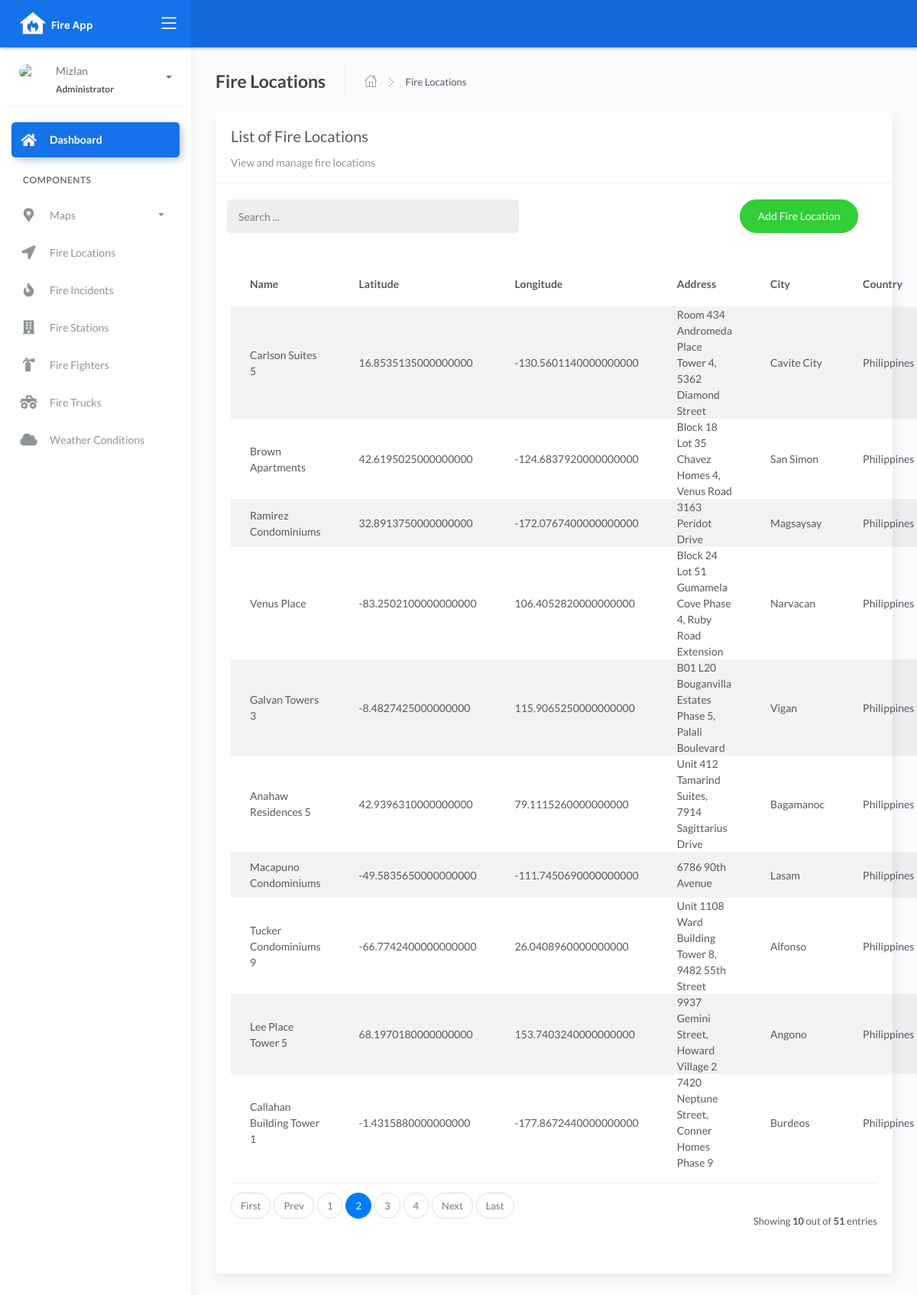
The app's page /locations_list?page=2 with its own data.
### fire/models.py (models this page shows, shortened)
class BaseModel(models.Model):
    created_at = models.DateTimeField(auto_now_add=True, db_index=True)
    updated_at = models.DateTimeField(auto_now=True)
    class Meta:
        abstract = True

class Locations(BaseModel):
    name = models.CharField(max_length=150)
    latitude = models.DecimalField(
        max_digits=22, decimal_places=16, null=True, blank=True)
    longitude = models.DecimalField(
        max_digits=22, decimal_places=16, null=True, blank=True)
    address = models.CharField(max_length=150)
    city = models.CharField(max_length=150)  # can be in separate table
    country = models.CharField(max_length=150)  # can be in separate table

### fire/views.py (the view)
# urls.py: path('locations_list', LocationsList.as_view(), name='locations-list'),
class LocationsList(ListView):
    model = Locations
    context_object_name = 'locations'
    template_name = "locations_list.html"
    paginate_by = 10
    def get_queryset(self, *args, **kwargs):
         qs = super(LocationsList, self).get_queryset(*args, **kwargs)
         if self.request.GET.get("q") != None:
             query = self.request.GET.get('q')
             qs = qs.filter(Q(name__icontains=query) |
                            Q(address__icontains=query) |
                            Q(city__icontains=query) |
                            Q(country__icontains=query))
         return qs

### templates/locations_list.html (shortened to what this page needs)
{% extends 'base.html' %} {% load static %} {% block content %}
<div class="content">
    <div class="page-inner">
        <div class="page-header">
            <h4 class="page-title">Fire Locations</h4>
            <ul class="breadcrumbs">
                <li class="nav-home">
                    <a href="{%url 'dashboard-chart' %}">
                    <i class="flaticon-home"></i>
                    </a>
                </li>
                <li class="separator">
                    <i class="flaticon-right-arrow"></i>
                </li>
                <li class="nav-item">
                    <a href="#">Fire Locations</a>
                </li>
            </ul>
        </div>
        <div class="row">
            <div class="col-md-12">
                <div class="card">
                    <div class="card-header">
                        <div class="card-title">List of Fire Locations</div>
                        <div class="card-category">View and manage fire locations</div>
                    </div>
                    <br>
                        <div class="col-md-12 row">
                            <div class="col-md-6">
                                <form class="navbar-left navbar-form nav-search mr-md-3" action="{% url 'locations-list' %}">
                                    <div class="input-group">
                                        <input type="text" placeholder="Search ..." class="form-control" name="q">
                                        <div class="input-group-append">
                                        <span class="input-group-text">
                                        </span>
                                        </div>
                                    </div>
                                </form>
                            </div>
                            <div class="col-md-6">
                                <div class="pull-right">
                                    <a href="{% url 'locations-add'%}" class="btn btn-success btn-rounded">Add Fire Location</a>
                                </div>
                            </div>
                        </div>
                    <div class="card-body">
                        <table class="table table-striped mt-3">
                            <thead>
                                <tr>
                                    <th scope="col">Name</th>
                                    <th scope="col">Latitude</th>
                                    <th scope="col">Longitude</th>
                                    <th scope="col">Address</th>
                                    <th scope="col">City</th>
                                    <th scope="col">Country</th>
                                </tr>
                            </thead>
                            <tbody>
                                {% for object in object_list %}
                                <tr>
                                    <td>{{ object.name }}</td>
                                    <td>{{ object.latitude }}</td>
                                    <td>{{ object.longitude }}</td>
                                    <td>{{ object.address }}</td>
                                    <td>{{ object.city }}</td>
                                    <td>{{ object.country }}</td>
                                </tr>
                                {% empty %}
                                <tr>
                                    <td colspan="4" style="text-align: center">
                                    <p class="text-sm font-weight-bold mb-0">No Records Found</p>
                                    </td>
                                </tr>
                                {% endfor %}
                            </tbody>
                        </table>
                        {% include 'includes/pagination.html' %}
                    </div>
                </div>
            </div>
        </div>
    </div>
</div>
{% endblock %}

### records on screen
Locations: name "Carlson Suites 5", latitude "16.8535135000000000", longitude "-130.5601140000000000", address "Room 434 Andromeda Place Tower 4, 5362 Diamond Street", city "Cavite City", country "Philippines"
Locations: name "Brown Apartments", latitude "42.6195025000000000", longitude "-124.6837920000000000", address "Block 18 Lot 35 Chavez Homes 4, Venus Road", city "San Simon", country "Philippines"
Locations: name "Ramirez Condominiums", latitude "32.8913750000000000", longitude "-172.0767400000000000", address "3163 Peridot Drive", city "Magsaysay", country "Philippines"
Locations: name "Venus Place", latitude "-83.2502100000000000", longitude "106.4052820000000000", address "Block 24 Lot 51 Gumamela Cove Phase 4, Ruby Road Extension", city "Narvacan", country "Philippines"
Locations: name "Galvan Towers 3", latitude "-8.4827425000000000", longitude "115.9065250000000000", address "B01 L20 Bouganvilla Estates Phase 5, Palali Boulevard", city "Vigan", country "Philippines"
Locations: name "Anahaw Residences 5", latitude "42.9396310000000000", longitude "79.1115260000000000", address "Unit 412 Tamarind Suites, 7914 Sagittarius Drive", city "Bagamanoc", country "Philippines"
Locations: name "Macapuno Condominiums", latitude "-49.5835650000000000", longitude "-111.7450690000000000", address "6786 90th Avenue", city "Lasam", country "Philippines"
Locations: name "Tucker Condominiums 9", latitude "-66.7742400000000000", longitude "26.0408960000000000", address "Unit 1108 Ward Building Tower 8, 9482 55th Street", city "Alfonso", country "Philippines"
Locations: name "Lee Place Tower 5", latitude "68.1970180000000000", longitude "153.7403240000000000", address "9937 Gemini Street, Howard Village 2", city "Angono", country "Philippines"
Locations: name "Callahan Building Tower 1", latitude "-1.4315880000000000", longitude "-177.8672440000000000", address "7420 Neptune Street, Conner Homes Phase 9", city "Burdeos", country "Philippines"

### other values on screen
{{ page_num }} "1" "3" "4"
{{ page_num }} "2"
{{ object_list.count }} "10"
{{ paginator.count }} "51"
